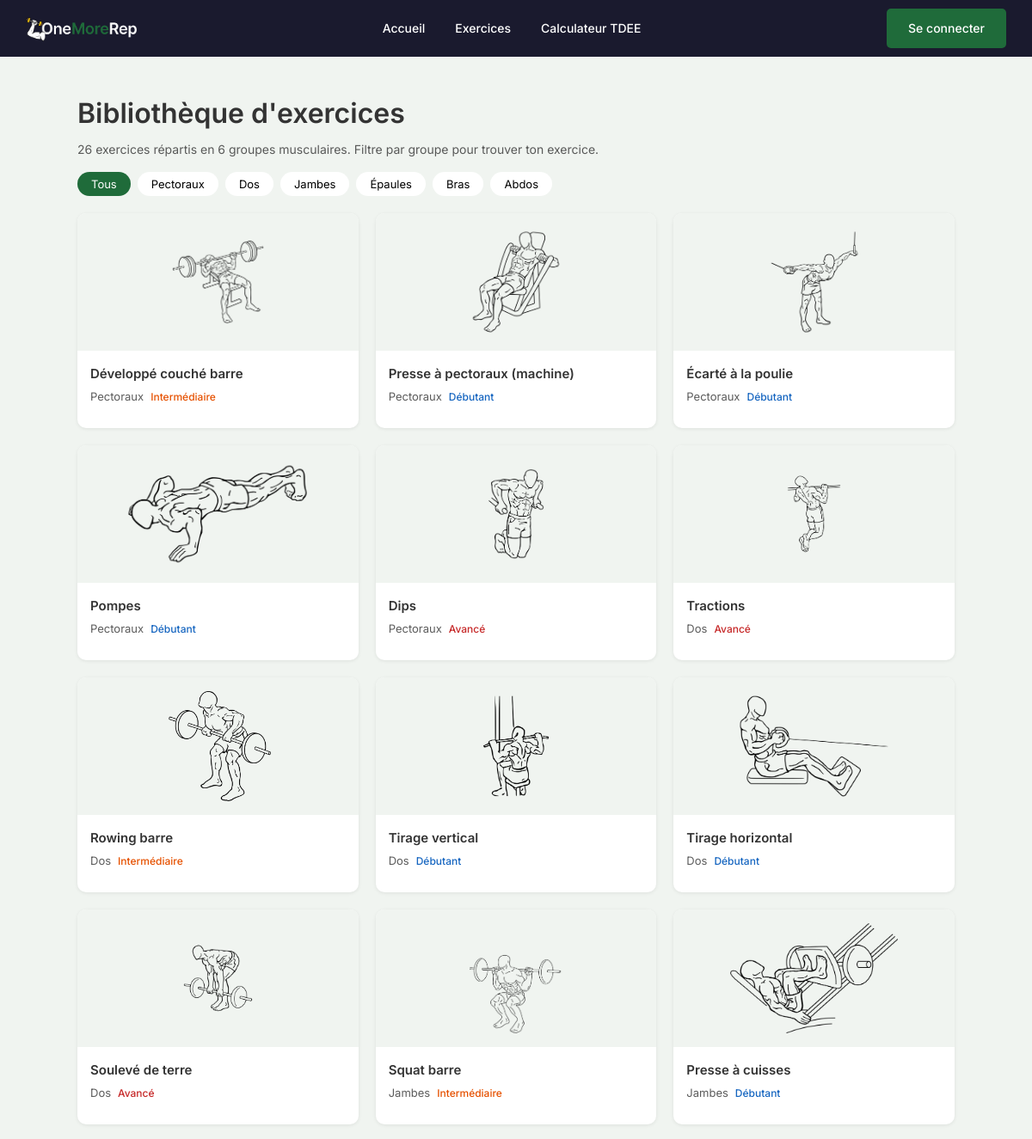
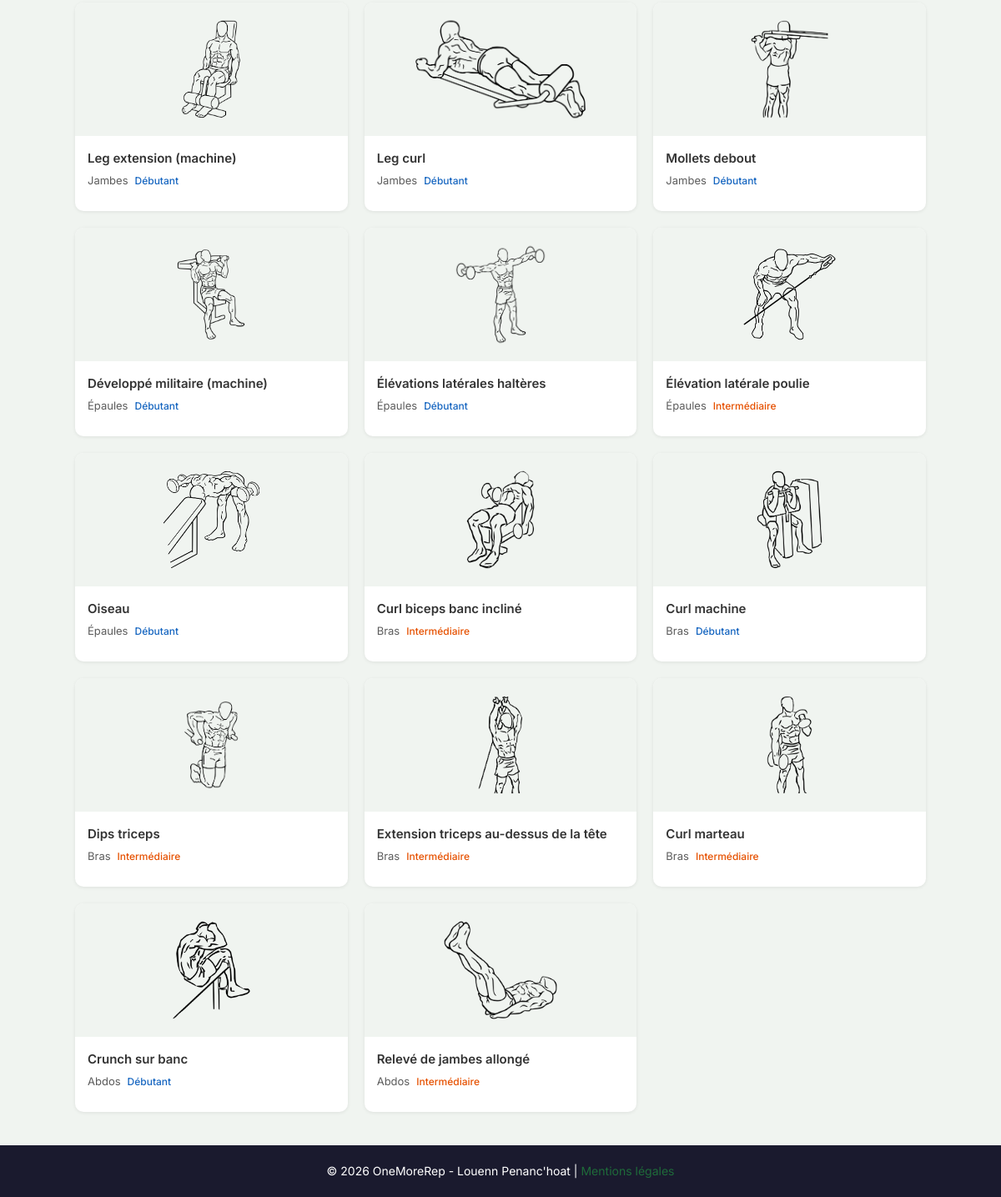
The app's page /index.php?route=exercises with its own data (2 pictures, top to bottom).
### tables this page shows
CREATE TABLE `exercises` (
  `id` int NOT NULL,
  `muscle_group_id` int NOT NULL,
  `name` varchar(255) NOT NULL,
  `description` text NOT NULL,
  `difficulty` enum('Débutant','Intermédiaire','Avancé') NOT NULL,
  `image` varchar(255) DEFAULT NULL
);

### controllers/AbstractController.php (called while the page is built, shortened)
<?php
abstract class AbstractController
{
    protected function render(string $template, array $data): void
    {
        require __DIR__ . "/../templates/layout.phtml";
    }
}

### controllers/ExerciseController.php (called while the page is built, shortened)
<?php
class ExerciseController extends AbstractController
{
    private ExerciseManager $exerciseManager;
    public function __construct()
    {
        $this->exerciseManager = new ExerciseManager();
    }
    public function index(): void
    {
        $exercises = $this->exerciseManager->findAll();
        $this->render("pages/exercises/list.phtml", [
            "exercises" => $exercises,
            "title" => "Bibliothèque d'exercices",
            "description" => "26 exercices de musculation classés par groupe musculaire avec filtrage interactif et badges de difficulté."
        ]);
    }
}

### index.php (called while the page is built, shortened)
<?php
$router = new Router();
$router->handleRequest();

### managers/AbstractManager.php (called while the page is built, shortened)
<?php
abstract class AbstractManager
{
    public function __construct()
    {
        $connexion = "mysql:host=" . $_ENV["DB_HOST"] . ";port=3306;charset=" . $_ENV["DB_CHARSET"] . ";dbname=" . $_ENV["DB_NAME"];
        try {
            $this->db = new PDO(
                $connexion,
                $_ENV["DB_USER"],
                $_ENV["DB_PASSWORD"]
            );
        } catch (PDOException $e) {
            die("Une erreur technique est survenue. Merci de réessayer plus tard.");
        }
    }
}

### managers/ExerciseManager.php (called while the page is built, shortened)
<?php
class ExerciseManager extends AbstractManager
{
    public function findAll(): array
    {
        $query = $this->db->prepare(
            "SELECT e.id, e.name, e.description, e.difficulty, e.image,
                    mg.id AS muscle_group_id, mg.name AS muscle_group_name
             FROM exercises e
             JOIN muscle_groups mg ON e.muscle_group_id = mg.id
             ORDER BY e.id"
        );
        $query->execute();
        $results = $query->fetchAll(PDO::FETCH_ASSOC);
        $exercises = [];
        foreach ($results as $row) {
            $muscleGroup = new MuscleGroup($row["muscle_group_name"], $row["muscle_group_id"]);
            $exercises[] = new Exercise(
                $row["name"],
                $row["description"],
                $row["difficulty"],
                $muscleGroup,
                $row["image"],
                $row["id"]
            );
        }
        return $exercises;
    }
}

### models/Exercise.php (called while the page is built, shortened)
<?php
class Exercise
{
    public function getName(): string
    {
        return $this->name;
    }
    public function getDifficulty(): string
    {
        return $this->difficulty;
    }
    public function getMuscleGroup(): MuscleGroup
    {
        return $this->muscleGroup;
    }
    public function getImage(): ?string
    {
        return $this->image;
    }
    public function getId(): ?int
    {
        return $this->id;
    }
}

### models/MuscleGroup.php (called while the page is built, shortened)
<?php
class MuscleGroup
{
    public function getName(): string
    {
        return $this->name;
    }
}

### templates/pages/exercises/list.phtml (the view, shortened to what this page needs)
<section class="page-header">
    <h1>Bibliothèque d'exercices</h1>
    <p>26 exercices répartis en 6 groupes musculaires. Filtre par groupe pour trouver ton exercice.</p>
</section>
<section class="exercises-filters">
    <button class="filter-btn active" data-group="all">Tous</button>
    <button class="filter-btn" data-group="1">Pectoraux</button>
    <button class="filter-btn" data-group="2">Dos</button>
    <button class="filter-btn" data-group="3">Jambes</button>
    <button class="filter-btn" data-group="4">Épaules</button>
    <button class="filter-btn" data-group="5">Bras</button>
    <button class="filter-btn" data-group="6">Abdos</button>
</section>
<section class="exercises-grid">
    <?php $badges = ['Débutant' => 'beginner', 'Intermédiaire' => 'intermediate', 'Avancé' => 'advanced']; ?>
    <?php foreach ($data["exercises"] as $exercise) : ?>
        <a href="index.php?route=show-exercise&id=<?= $exercise->getId() ?>" class="exercise-card">
            <div class="exercise-card-img">
                <img src="assets/images/exercises/<?= htmlspecialchars($exercise->getImage()) ?>" alt="<?= htmlspecialchars($exercise->getName()) ?>" loading="lazy">
            </div>
            <div class="exercise-card-text">
                <h3><?= htmlspecialchars($exercise->getName()) ?></h3>
                <div class="exercise-card-meta">
                    <span class="exercise-group"><?= htmlspecialchars($exercise->getMuscleGroup()->getName()) ?></span>
                    <span class="badge badge-<?= $badges[$exercise->getDifficulty()] ?>">
                        <?= htmlspecialchars($exercise->getDifficulty()) ?>
                    </span>
                </div>
            </div>
        </a>
    <?php endforeach; ?>
</section>

### services/Router.php (shortened to what this page needs)
<?php
class Router
{
    public function handleRequest(): void
    {
        $route = isset($_GET["route"]) ? $_GET["route"] : "home";
        switch ($route) {
            case "exercises":
                $controller = new ExerciseController();
                $controller->index();
                break;
        }
    }
}

### templates/layout.phtml (shortened to what this page needs)
<!DOCTYPE html>
<html lang="fr">
<head>
    <link rel="stylesheet" href="assets/css/style.css">
</head>
<body>
    <?php require __DIR__ . "/partials/_nav.phtml"; ?>
    <main>
        <?php require __DIR__ . "/" . $template; ?>
    </main>
    <?php require __DIR__ . "/partials/_footer.phtml"; ?>
</body>
</html>

### templates/partials/_nav.phtml (shortened to what this page needs)
<nav>
    <a href="index.php?route=home" class="nav-logo">
        <img src="assets/images/onemorerep.png" alt="OneMoreRep - Accueil">
    </a>
    <ul class="nav-links">
        <li><a href="index.php?route=home">Accueil</a></li>
        <li><a href="index.php?route=exercises">Exercices</a></li>
        <li><a href="index.php?route=tdee">Calculateur TDEE</a></li>
    </ul>
    <?php if (isset($_SESSION["user"])) : ?>
        <div class="nav-user">
            <?php if ($_SESSION["user"]->getRole() === "admin") : ?>
                <span class="nav-badge-admin">ADMIN</span>
            <?php endif; ?>
            <a href="index.php?route=logout" class="btn btn-primary">Déconnexion</a>
        </div>
    <?php else : ?>
        <div class="nav-user">
            <a href="index.php?route=login" class="btn btn-primary">Se connecter</a>
        </div>
    <?php endif; ?>
</nav>

### templates/partials/_footer.phtml
<footer>
    <p>&copy; <?= date("Y") ?> OneMoreRep - Louenn Penanc'hoat | <a href="index.php?route=legal">Mentions légales</a></p>
</footer>

### assets/css/style.css (style rules this page uses)
:root { --color-primary: #1f6b3a; --color-navy: #1a1a2e; --color-background: #f0f4f0; --color-white: #ffffff; --color-text: #333333; --color-error: #d32f2f; --badge-beginner: #1565c0; --badge-intermediate: #e65100; --badge-advanced: #c62828; --font-family: "Inter", sans-serif; }
* { margin: 0; padding: 0; box-sizing: border-box; }
html { font-size: 62.5%; }
body { font-family: var(--font-family); font-size: 1.6rem; line-height: 1.6; color: var(--color-text); background-color: var(--color-background); min-height: 100vh; display: flex; flex-direction: column; }
main { flex: 1; }
a { text-decoration: none; color: var(--color-primary); }
ul { list-style: none; }
img { max-width: 100%; height: auto; display: block; }
nav { background-color: var(--color-navy); padding: 1.5rem 2rem; display: flex; flex-wrap: wrap; align-items: center; justify-content: space-between; gap: 1rem; }
.nav-logo img { height: 4rem; width: auto; }
.nav-links { display: none; }
.nav-links a { color: var(--color-white); font-size: 1.4rem; font-weight: 500; }
.nav-user { display: none; }
.btn { display: inline-block; padding: 1.2rem 2.5rem; border-radius: 0.5rem; font-size: 1.4rem; font-weight: 500; border: none; cursor: pointer; font-family: var(--font-family); text-align: center; }
.btn-primary { background-color: var(--color-primary); color: var(--color-white); }
.page-header { padding: 3rem 2rem 1.5rem; }
.page-header h1 { font-size: 2.2rem; font-weight: 600; margin-bottom: 0.5rem; }
.page-header p { font-size: 1.4rem; color: var(--color-text); opacity: 0.8; }
.exercises-filters { padding: 0 2rem 2rem; display: flex; gap: 0.8rem; overflow-x: auto; }
.filter-btn { background-color: var(--color-white); border: none; border-radius: 2rem; padding: 0.6rem 1.6rem; font-size: 1.3rem; font-family: var(--font-family); cursor: pointer; white-space: nowrap; }
.filter-btn.active { background-color: var(--color-primary); color: var(--color-white); }
.exercises-grid { padding: 0 2rem 3rem; display: flex; flex-direction: column; gap: 1.2rem; max-width: 110rem; margin: 0 auto; }
.exercise-card { background-color: var(--color-white); border-radius: 1rem; display: flex; align-items: stretch; color: var(--color-text); overflow: hidden; box-shadow: 0 1px 4px rgba(0, 0, 0, 0.08); height: 7rem; }
.exercise-card-img { background-color: var(--color-background); width: 8rem; display: flex; align-items: center; justify-content: center; flex-shrink: 0; }
.exercise-card img { max-width: 75%; max-height: 80%; object-fit: contain; }
.exercise-card-text { display: flex; flex-direction: column; gap: 0.4rem; padding: 1.2rem; min-width: 0; }
.exercise-card h3 { font-size: 1.5rem; font-weight: 600; white-space: nowrap; overflow: hidden; text-overflow: ellipsis; }
.exercise-card-meta { display: flex; align-items: center; gap: 0.8rem; }
.exercise-group { font-size: 1.3rem; color: var(--color-text); opacity: 0.8; }
.badge { font-size: 1.2rem; font-weight: 500; }
.badge-beginner { color: var(--badge-beginner); }
.badge-intermediate { color: var(--badge-intermediate); }
.badge-advanced { color: var(--badge-advanced); }
footer { background-color: var(--color-navy); color: var(--color-white); text-align: center; padding: 2rem; font-size: 1.4rem; }
footer a { color: var(--color-primary); }
@media (min-width: 768px) { .page-header { max-width: 110rem; margin: 0 auto; padding: 4rem 4rem 1.5rem; } }
@media (min-width: 768px) { .page-header h1 { font-size: 3.2rem; } }
@media (min-width: 768px) { .exercises-filters { justify-content: flex-start; overflow-x: visible; max-width: 110rem; margin: 0 auto; padding: 0 4rem 2rem; } }
@media (min-width: 768px) { .exercises-grid { display: grid; grid-template-columns: repeat(3, 1fr); gap: 2rem; max-width: 110rem; padding: 0 4rem 4rem; } }
@media (min-width: 768px) { .exercise-card { flex-direction: column; padding: 0; text-align: left; align-items: stretch; height: 25rem; } }
@media (min-width: 768px) { .exercise-card-img { width: 100%; height: 16rem; border-radius: 0; } }
@media (min-width: 768px) { .exercise-card-text { align-items: flex-start; padding: 1.5rem; } }
@media (min-width: 1024px) { nav { padding: 1rem 3rem; } }
@media (min-width: 1024px) { .nav-links { display: flex; gap: 3.5rem; } }
@media (min-width: 1024px) { .nav-user { display: flex; align-items: center; gap: 1rem; } }

### records on screen
exercises: image (picture), name "Développé couché barre", Name "Pectoraux", difficulty "Intermédiaire"
exercises: image (picture), name "Presse à pectoraux (machine)", Name "Pectoraux", difficulty "Débutant"
exercises: image (picture), name "Écarté à la poulie", Name "Pectoraux", difficulty "Débutant"
exercises: image (picture), name "Pompes", Name "Pectoraux", difficulty "Débutant"
exercises: image (picture), name "Dips", Name "Pectoraux", difficulty "Avancé"
exercises: image (picture), name "Tractions", Name "Dos", difficulty "Avancé"
exercises: image (picture), name "Rowing barre", Name "Dos", difficulty "Intermédiaire"
exercises: image (picture), name "Tirage vertical", Name "Dos", difficulty "Débutant"
exercises: image (picture), name "Tirage horizontal", Name "Dos", difficulty "Débutant"
exercises: image (picture), name "Soulevé de terre", Name "Dos", difficulty "Avancé"
exercises: image (picture), name "Squat barre", Name "Jambes", difficulty "Intermédiaire"
exercises: image (picture), name "Presse à cuisses", Name "Jambes", difficulty "Débutant"
exercises: image (picture), name "Leg extension (machine)", Name "Jambes", difficulty "Débutant"
exercises: image (picture), name "Leg curl", Name "Jambes", difficulty "Débutant"
exercises: image (picture), name "Mollets debout", Name "Jambes", difficulty "Débutant"
exercises: image (picture), name "Développé militaire (machine)", Name "Épaules", difficulty "Débutant"
exercises: image (picture), name "Élévations latérales haltères", Name "Épaules", difficulty "Débutant"
exercises: image (picture), name "Élévation latérale poulie", Name "Épaules", difficulty "Intermédiaire"
exercises: image (picture), name "Oiseau", Name "Épaules", difficulty "Débutant"
exercises: image (picture), name "Curl biceps banc incliné", Name "Bras", difficulty "Intermédiaire"
exercises: image (picture), name "Curl machine", Name "Bras", difficulty "Débutant"
exercises: image (picture), name "Dips triceps", Name "Bras", difficulty "Intermédiaire"
exercises: image (picture), name "Extension triceps au-dessus de la tête", Name "Bras", difficulty "Intermédiaire"
exercises: image (picture), name "Curl marteau", Name "Bras", difficulty "Intermédiaire"
exercises: image (picture), name "Crunch sur banc", Name "Abdos", difficulty "Débutant"
exercises: image (picture), name "Relevé de jambes allongé", Name "Abdos", difficulty "Intermédiaire"
